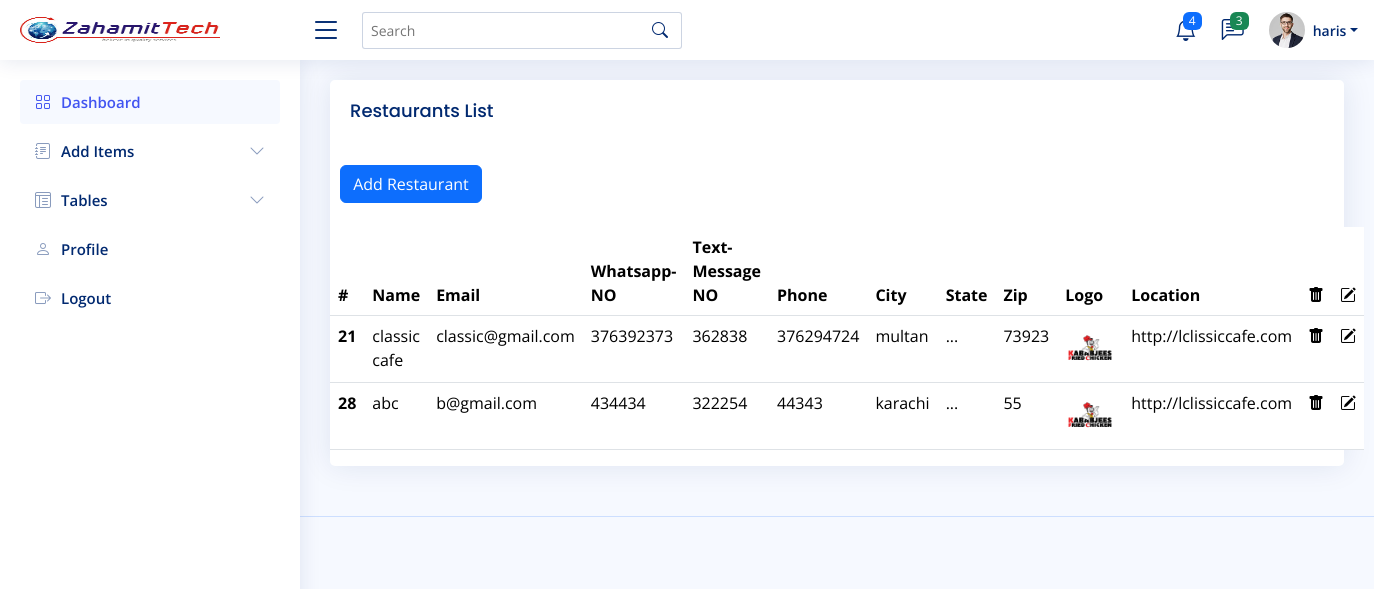
Screenshot of /admin-panel/restaurant-list.php (signed in) with the database file from the repository.
### tables this page shows
CREATE TABLE `restaurants` (
  `id` int(11) NOT NULL,
  `restaurant_name` varchar(225) NOT NULL,
  `city` varchar(55) NOT NULL,
  `State` varchar(55) NOT NULL,
  `zip` int(11) NOT NULL,
  `logo` varchar(255) NOT NULL,
  `location_link` varchar(1000) NOT NULL,
  `email` varchar(100) NOT NULL,
  `pass` varchar(225) NOT NULL,
  `whatsapp_number` int(11) NOT NULL,
  `text_message_number` int(11) NOT NULL,
  `phone` int(11) NOT NULL
);

### admin-panel/restaurant-list.php (the view, shortened to what this page needs)
<?php
include 'master/nav.php';
include 'auth/config.php';
$sql = "SELECT * FROM restaurants";
$result = mysqli_query($con, $sql);
?>
<main id="main" class="main">
  <div class="card">
    <div class="card-body">
      <h5 class="card-title">Restaurants List</h5>
    </div>
    <div class="col-12" style="margin-left:1%";>
    <a href="add-restaurants.php">
      <button class="btn btn-primary" name="button" type="submit">Add Restaurant</button>
      </a>
    </div>
<br>
    <table class="table">
      <thead>
        <tr>
          <th scope="col">#</th>
          <th scope="col">Name</th>
          <th scope="col">Email</th>
          <th scope="col">Whatsapp-NO</th>
          <th scope="col">Text-Message NO</th>
          <th scope="col">Phone</th>
          <th scope="col">City</th>
          <th scope="col">State</th>
          <th scope="col">Zip</th>
          <th scope="col">Logo</th>
          <th scope="col">Location</th>
          <th scope="col"><span class="bi bi-trash-fill custom-icon-color" style="color: black;"></span></th>
          <th scope="col"><span class="bi bi-pencil-square custom-icon-color" style="color: black;"></span></th>
        </tr>
      </thead>
      <tbody>
        <?php
        if ($result) {
          while ($row = mysqli_fetch_array($result)) {;
        ?>
            <tr>
              <th scope="row"><?php echo $row['id'] ?></th>
              <td><?php echo $row['restaurant_name'] ?></td>
              <td><?php echo $row['email'] ?></td>
              <td><?php echo $row['whatsapp_number'] ?></td>
              <td><?php echo $row['text_message_number'] ?></td>
              <td><?php echo $row['phone'] ?></td>
              <td><?php echo $row['city'] ?></td>
              <td><?php echo $row['State'] ?></td>
              <td><?php echo $row['zip'] ?></td>
              <td><img src="<?php echo $row['logo'] ?>" width="50px" height="50px" alt="logo"></td>
              <td><?php echo $row['location_link'] ?></td>
              <td><a href="restaurant-delete.php?delete=<?php echo $row['id'] ?>"><span class="bi bi-trash-fill custom-icon-color" style="color: black;"></span></td>
              <td><a href="restaurant-edit.php?edit=<?php echo $row['id'] ?>"><span class="bi bi-pencil-square custom-icon-color" style="color: black;"></span></td>
            </tr>
        <?php
          }
        }
        ?>
      </tbody>
    </table>
  </div>
</main>
<?php
include 'master/footer.php';
?>

### admin-panel/master/nav.php (shortened to what this page needs)
<!DOCTYPE html>
<html lang="en">
<head>
  <link href="assets/vendor/bootstrap/css/bootstrap.min.css" rel="stylesheet">
  <link href="assets/vendor/bootstrap-icons/bootstrap-icons.css" rel="stylesheet">
  <link href="assets/vendor/boxicons/css/boxicons.min.css" rel="stylesheet">
  <link href="assets/vendor/quill/quill.snow.css" rel="stylesheet">
  <link href="assets/vendor/quill/quill.bubble.css" rel="stylesheet">
  <link href="assets/vendor/remixicon/remixicon.css" rel="stylesheet">
  <link href="assets/vendor/simple-datatables/style.css" rel="stylesheet">
  <link href="assets/css/style.css" rel="stylesheet">
</head>
<body>
  <header id="header" class="header fixed-top d-flex align-items-center">
    <div class="d-flex align-items-center justify-content-between">
      <a href="index.php" class="logo d-flex align-items-center">
        <img src="assets/img/102.jpg" alt="" width="200px">
      </a>
      <i class="bi bi-list toggle-sidebar-btn"></i>
    </div>
    <div class="search-bar">
      <form class="search-form d-flex align-items-center" method="POST" action="#">
        <input type="text" name="query" placeholder="Search" title="Enter search keyword">
        <button type="submit" title="Search"><i class="bi bi-search"></i></button>
      </form>
    </div>
    <nav class="header-nav ms-auto">
      <ul class="d-flex align-items-center">
        <li class="nav-item dropdown">
          <a class="nav-link nav-icon" href="#" data-bs-toggle="dropdown">
            <i class="bi bi-bell"></i>
            <span class="badge bg-primary badge-number">4</span>
          </a>
        </li>
        <li class="nav-item dropdown">
          <a class="nav-link nav-icon" href="#" data-bs-toggle="dropdown">
            <i class="bi bi-chat-left-text"></i>
            <span class="badge bg-success badge-number">3</span>
          </a>
        </li>
        <li class="nav-item dropdown pe-3">
<?php
include('auth/config.php');
$sql = "SELECT * FROM admin";
$result = mysqli_query($con,$sql);
if($result){
  while ($row = mysqli_fetch_array($result)){
    ?>
          <a class="nav-link nav-profile d-flex align-items-center pe-0" href="#" data-bs-toggle="dropdown">
            <img src="<?php echo $row['img'] ?>" alt="Profile" class="rounded-circle">
            <span class="d-none d-md-block dropdown-toggle ps-2"><?php echo $row['full_name'] ?></span>
          </a>
            <?php
  }
}
            ?>
        </li>
      </ul>
    </nav>
  </header>
  <aside id="sidebar" class="sidebar">
    <ul class="sidebar-nav" id="sidebar-nav">
      <li class="nav-item">
        <a class="nav-link " href="index.php">
          <i class="bi bi-grid"></i>
          <span>Dashboard</span>
        </a>
      </li>
      <li class="nav-item">
        <a class="nav-link collapsed" data-bs-target="#forms-nav" data-bs-toggle="collapse" href="#">
          <i class="bi bi-journal-text"></i><span>Add Items</span><i class="bi bi-chevron-down ms-auto"></i>
        </a>
      </li>
      <li class="nav-item">
        <a class="nav-link collapsed" data-bs-target="#tables-nav" data-bs-toggle="collapse" href="#">
          <i class="bi bi-layout-text-window-reverse"></i><span>Tables</span><i class="bi bi-chevron-down ms-auto"></i>
        </a>
      </li>
      <li class="nav-item">
        <a class="nav-link collapsed" href="users-profile.php">
          <i class="bi bi-person"></i>
          <span>Profile</span>
        </a>
      </li>
      <li class="nav-item">
        <a class="nav-link collapsed" href="logout.php">
          <i class="bi bi-box-arrow-right"></i>
          <span>Logout</span>
        </a>
      </li>
    </ul>
  </aside>

### admin-panel/master/footer.php (shortened to what this page needs)
<footer id="footer" class="footer">
  <div class="credits">
  </div>
</footer>
</body>
</html>

### admin-panel/assets/css/style.css (style rules this page uses)
:root { scroll-behavior: smooth; }
body { font-family: "Open Sans", sans-serif; background: #f6f9ff; color: #444444; }
a { color: #4154f1; text-decoration: none; }
h1, h2, h3, h4, h5, h6 { font-family: "Nunito", sans-serif; }
#main { margin-top: 60px; padding: 20px 30px; transition: all 0.3s; }
.card { margin-bottom: 30px; border: none; border-radius: 5px; box-shadow: 0px 0 30px rgba(1, 41, 112, 0.1); }
.card-title { padding: 20px 0 15px 0; font-size: 18px; font-weight: 500; color: #012970; font-family: "Poppins", sans-serif; }
.card-body { padding: 0 20px 20px 20px; }
.logo { line-height: 1; }
@media (min-width: 1200px) { .logo { width: 280px; } }
.logo img { max-height: 26px; margin-right: 6px; }
.header { transition: all 0.5s; z-index: 997; height: 60px; box-shadow: 0px 2px 20px rgba(1, 41, 112, 0.1); background-color: #fff; padding-left: 20px; }
.header .toggle-sidebar-btn { font-size: 32px; padding-left: 10px; cursor: pointer; color: #012970; }
.header .search-bar { min-width: 360px; padding: 0 20px; }
.header .search-form { width: 100%; }
.header .search-form input { border: 0; font-size: 14px; color: #012970; border: 1px solid rgba(1, 41, 112, 0.2); padding: 7px 38px 7px 8px; border-radius: 3px; transition: 0.3s; width: 100%; }
.header .search-form button { border: 0; padding: 0; margin-left: -30px; background: none; }
.header .search-form button i { color: #012970; }
.header-nav ul { list-style: none; }
.header-nav>ul { margin: 0; padding: 0; }
.header-nav .nav-icon { font-size: 22px; color: #012970; margin-right: 25px; position: relative; }
.header-nav .nav-profile { color: #012970; }
.header-nav .nav-profile img { max-height: 36px; }
.header-nav .nav-profile span { font-size: 14px; font-weight: 600; }
.header-nav .badge-number { position: absolute; inset: -2px -5px auto auto; font-weight: normal; font-size: 12px; padding: 3px 6px; }
.sidebar { position: fixed; top: 60px; left: 0; bottom: 0; width: 300px; z-index: 996; transition: all 0.3s; padding: 20px; overflow-y: auto; scrollbar-width: thin; scrollbar-color: #aab7cf transparent; box-shadow: 0px 0px 20px rgba(1, 41, 112, 0.1); background-color: #fff; }
@media (min-width: 1200px) { #main, #footer { margin-left: 300px; } }
.sidebar-nav { padding: 0; margin: 0; list-style: none; }
.sidebar-nav li { padding: 0; margin: 0; list-style: none; }
.sidebar-nav .nav-item { margin-bottom: 5px; }
.sidebar-nav .nav-link { display: flex; align-items: center; font-size: 15px; font-weight: 600; color: #4154f1; transition: 0.3; background: #f6f9ff; padding: 10px 15px; border-radius: 4px; }
.sidebar-nav .nav-link i { font-size: 16px; margin-right: 10px; color: #4154f1; }
.sidebar-nav .nav-link.collapsed { color: #012970; background: #fff; }
.sidebar-nav .nav-link.collapsed i { color: #899bbd; }
.sidebar-nav .nav-link .bi-chevron-down { margin-right: 0; transition: transform 0.2s ease-in-out; }
.footer { padding: 20px 0; font-size: 14px; transition: all 0.3s; border-top: 1px solid #cddfff; }
.footer .credits { padding-top: 5px; text-align: center; font-size: 13px; color: #012970; }
.custom-icon-color { color: white; }

### rows the page displays
restaurants: id "21", restaurant_name "classic cafe", email "classic@gmail.com", whatsapp_number "376392373", text_message_number "362838", phone "376294724", city "multan", State "...", zip "73923", logo (picture), location_link "http://lclissiccafe.com"
restaurants: id "28", restaurant_name "abc", email "b@gmail.com", whatsapp_number "434434", text_message_number "322254", phone "44343", city "karachi", State "...", zip "55", logo (picture), location_link "http://lclissiccafe.com"

### other values shown
$row['full_name'] "haris"
